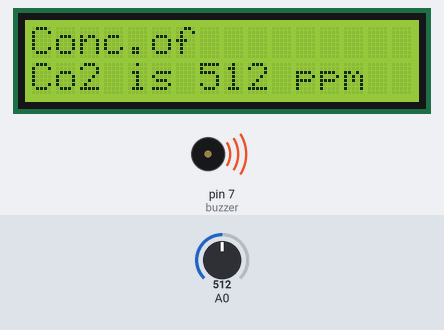
A sketch run on a simulated Arduino Uno, built with avr-gcc and run on an emulated ATmega328P. On the bench: 16×2 character LCD, buzzer (waves = sounding). The inputs (shaded band) are chosen by the test bench; at power-on: A0 = 512. WiFi joins after 1.5 s; servers stay silent unless stated; no MQTT or app messages arrive unless stated; what the sketch prints to the serial monitor is not drawn.

Above: at 3.2 s.
At 31.2 s:
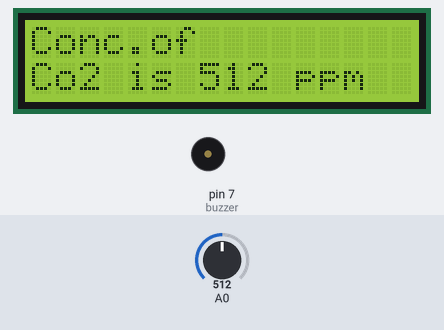
At 48.2 s:
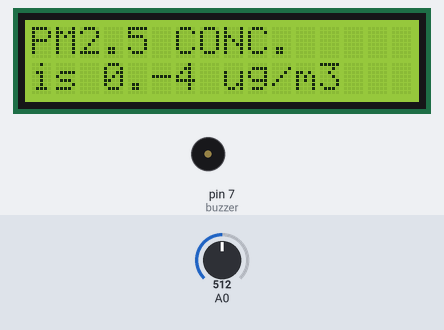
Timing chart, 0 to 114.7 s (numbered marks = the images above):
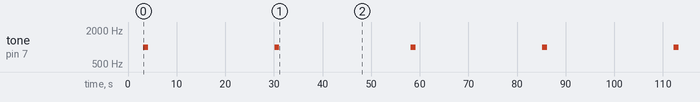

Measured:
- by itself, tone on pin 7 (buzzer): alternates 1000 Hz for 1.0 s and silent for 26.0 s
- what the display in image 0 shows lasts 17.0 s, from 3.1 s to 20.1 s
- what the display in image 1 shows lasts 18.1 s, from 30.1 s to 48.2 s

The sketch:

Source_code_IOT.ino
```cpp
#include <SPI.h>
#include <Ethernet.h>
#include <PubSubClient.h>
#include <LiquidCrystal.h>

void displayDataLCD();
float calculateConcentration(long, long);

float conPM25;
int co2Value;
const int buzzer = 7;
int ledPin = 7;
int PM25PIN = 7;

unsigned long durationPM25;
unsigned long starttime;
unsigned long endtime;
unsigned long sampletime_ms = 15000;
unsigned long lowpulseoccupancyPM25 = 0;

const int rs = 9, en = 8, d4 = 5, d5 = 6, d6 = 3, d7 = 2;
LiquidCrystal lcd(rs, en, d4, d5, d6, d7);

byte mac[] = {
  0xDE, 0xAD, 0xBE, 0xEF, 0xFE, 0xED
};

EthernetClient ethClient;
PubSubClient mqttClient(ethClient);

//set interval for sending messages (milliseconds)
const long interval = 1000;
unsigned long previousMillis = 0;

const char broker[] = "test.mosquitto.org";

void setup() {

  lcd.begin(16, 2);
  pinMode(buzzer, OUTPUT);
  pinMode(ledPin, OUTPUT);
  pinMode(PM25PIN,INPUT);

  // Open serial communications and wait for port to open:
  Serial.begin(9600);
  while (!Serial) {
    ; // wait for serial port to connect. Needed for native USB port only
  }
  Serial.println("MQTT Arduino: ");

  // start the Ethernet connection:
  Serial.println("Initialize Ethernet with DHCP:");
  if (Ethernet.begin(mac) == 0) {
    Serial.println("Failed to configure Ethernet using DHCP");
    if (Ethernet.hardwareStatus() == EthernetNoHardware) {
      Serial.println("Ethernet shield was not found.  Sorry, can't run without hardware. :(");
    } else if (Ethernet.linkStatus() == LinkOFF) {
      Serial.println("Ethernet cable is not connected.");
    }
    // no point in carrying on, so do nothing forevermore:
    while (true) {
      delay(1);
    }
  }
  // print your local IP address:
  Serial.print("My IP address: ");
  Serial.println(Ethernet.localIP());

  delay(1500);

  mqttClient.setServer( broker, 1883);

  // Attempt to connect to the server with the ID "myClientID"
  if (mqttClient.connect("ID13"))
  {
    Serial.println("Connection has been established, well done");

    // Establish the subscribe event
//     mqttClient.setCallback(subscribeReceive);
  }
  else
  {
    Serial.println("Looks like the server connection failed...");
    Serial.println(mqttClient.state());
    while(1);
  }

}


void loop() {


  // call poll() regularly to allow the library to send MQTT keep alive which
  // avoids being disconnected by the broker
  mqttClient.loop();

  displayDataLCD();

  unsigned long currentMillis = millis();

  if (currentMillis - previousMillis >= interval) {
    // save the last time a message was sent
    previousMillis = currentMillis;

//    char msg_out[20];
//    sprintf(msg_out, "%d",co2Value);

    String msgCO2 = "CO2 concentration is " + String(co2Value) + " ppm.";
    char msgCO2AsCharArray[msgCO2.length()];
    msgCO2.toCharArray(msgCO2AsCharArray, msgCO2.length());

    String msgPM25 = "PM25 concentration is " + String(conPM25) + " ug/m3.";
    char msgPM25AsCharArray[msgPM25.length()];
    msgPM25.toCharArray(msgPM25AsCharArray, msgPM25.length());

    Serial.println("Publishing values to broker");
    // Attempt to publish a value to the topic "MakerIOTopic"
    if(mqttClient.publish("CO2concentration", msgCO2AsCharArray))
    {
      Serial.println("Publish message success");
    }
    else
    {
      Serial.println("Could not send message :(");
    }

    if(mqttClient.publish("PM25concentration", msgPM25AsCharArray))
    {
      Serial.println("Publish message success");
    }
    else
    {
      Serial.println("Could not send message :(");
    }

  }
}

void displayDataLCD()
{
  co2Value = analogRead(0);
  lcd.print("Conc.of ");
  lcd.setCursor(0, 1);
  lcd.print("Co2 is ");
  lcd.print(co2Value, DEC);
  lcd.print(" ppm");

  if(co2Value > 30) {
     digitalWrite(ledPin, HIGH);
     tone(buzzer, 1000);
     delay(1000);
     digitalWrite(ledPin, LOW);
     noTone(buzzer);
     delay(1000);
  }

  starttime = millis();
  while ((millis() - starttime) < sampletime_ms){
    durationPM25 = pulseIn(PM25PIN, LOW);
    lowpulseoccupancyPM25 += durationPM25;

  }
  mqttClient.loop();

   //Only after 30s has passed we calcualte the ratio

    conPM25 = calculateConcentration(lowpulseoccupancyPM25,15);
    lowpulseoccupancyPM25 = 0;

    int conPM25int = int(conPM25*100);
    lcd.clear(); //clears c02 value
    lcd.print("PM2.5 CONC. ");
    lcd.setCursor(0, 1);
    lcd.print("is ");
    lcd.print(conPM25int/100,DEC);
    lcd.print(".");
    lcd.print(conPM25int%100, DEC);
    lcd.print(" ug/m3");
    delay(10000);
    lcd.clear();
}

float calculateConcentration(long lowpulseInMicroSeconds, long durationinSeconds){

  float ratio = (lowpulseInMicroSeconds/1000000.0)/15.0*100.0; //Calculate the ratio
  float concentration = 0.001915 * pow(ratio,2) + 0.09522 * ratio - 0.04884;//Calculate the mg/m3
  Serial.print("lowpulseoccupancy:");
  Serial.print(lowpulseInMicroSeconds);
  Serial.print("    ratio:");
  Serial.print(ratio);
  Serial.print("    Concentration:");
  Serial.println(concentration);
  return concentration;
}


//void subscribeReceive(char* topic, byte* payload, unsigned int length)
//{
//  // Print the topic
//  Serial.print("Topic: ");
//  Serial.println(topic);
//
//  // Print the message
//  Serial.print("Message: ");
//  for(int i = 0; i < length; i ++)
//  {
//    Serial.print(char(payload[i]));
//  }
//
//  // Print a newline
//  Serial.println("");
//}
```
